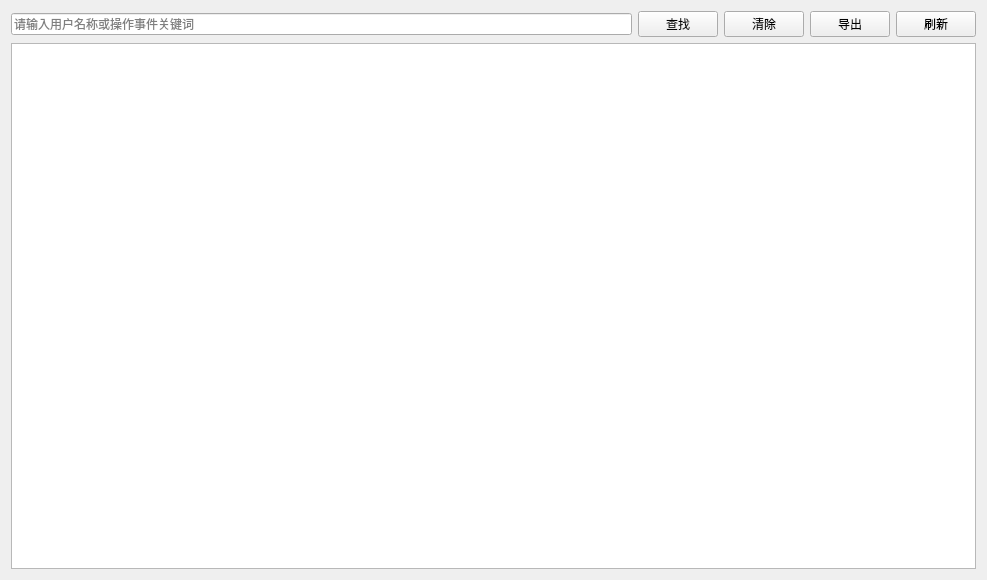
<?xml version="1.0" encoding="UTF-8"?>
<ui version="4.0">
 <class>HistoryView</class>
 <widget class="QWidget" name="HistoryView">
  <property name="geometry">
   <rect>
    <x>0</x>
    <y>0</y>
    <width>987</width>
    <height>580</height>
   </rect>
  </property>
  <property name="windowTitle">
   <string>操作记录</string>
  </property>
  <layout class="QGridLayout" name="gridLayout">
   <item row="0" column="0">
    <layout class="QHBoxLayout" name="horizontalLayout_2">
     <item>
      <widget class="QLineEdit" name="txtSearch">
       <property name="text">
        <string/>
       </property>
       <property name="placeholderText">
        <string>请输入用户名称或操作事件关键词</string>
       </property>
      </widget>
     </item>
     <item>
      <widget class="QPushButton" name="btSearch">
       <property name="text">
        <string>查找</string>
       </property>
      </widget>
     </item>
     <item>
      <widget class="QPushButton" name="btClear">
       <property name="text">
        <string>清除</string>
       </property>
      </widget>
     </item>
     <item>
      <widget class="QPushButton" name="btExport">
       <property name="text">
        <string>导出</string>
       </property>
      </widget>
     </item>
     <item>
      <widget class="QPushButton" name="btRefresh">
       <property name="text">
        <string>刷新</string>
       </property>
      </widget>
     </item>
    </layout>
   </item>
   <item row="1" column="0">
    <widget class="QTableView" name="tableView"/>
   </item>
  </layout>
 </widget>
 <resources/>
 <connections/>
</ui>
